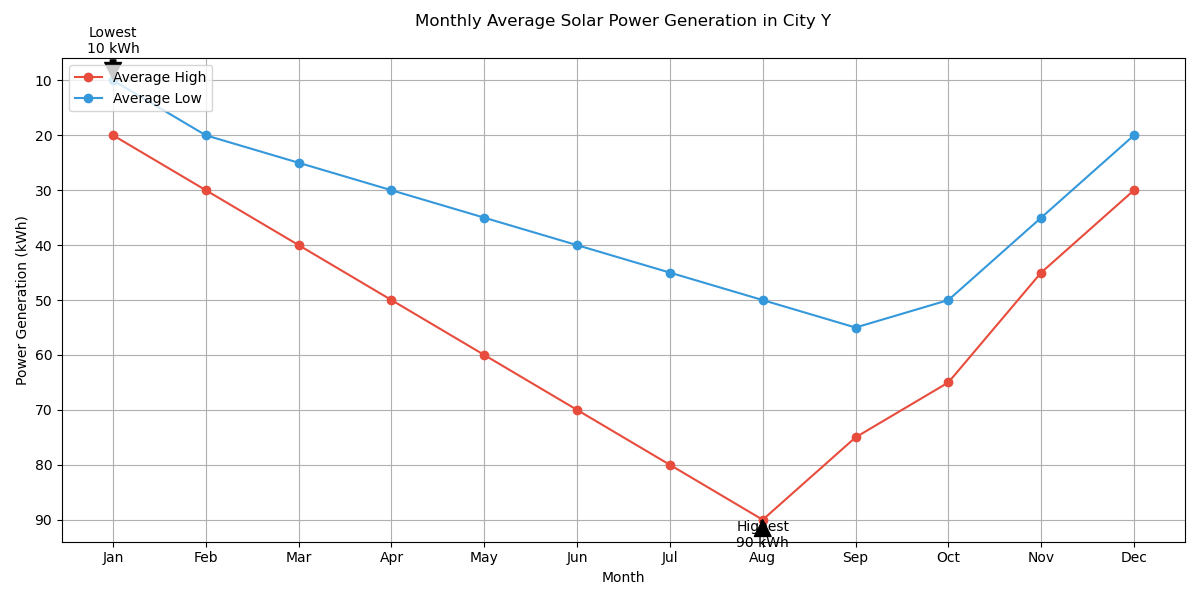

This chart was generated by the following Python code:

import matplotlib.pyplot as plt

# Data
months = [
    'Jan', 'Feb', 'Mar', 'Apr', 'May', 'Jun',
    'Jul', 'Aug', 'Sep', 'Oct', 'Nov', 'Dec'
]
average_high = [20, 30, 40, 50, 60, 70, 80, 90, 75, 65, 45, 30]
average_low = [10, 20, 25, 30, 35, 40, 45, 50, 55, 50, 35, 20]

# Create the plot
plt.figure(figsize=(12, 6))
plt.plot(months, average_high, color='#e74c3c', marker='o', label="Average High")
plt.plot(months, average_low, color='#3498db', marker='o', label="Average Low")

# Highlight Highest and Lowest Average Power Generation
highest_power = max(average_high)
lowest_power = min(average_low)
highest_month = months[average_high.index(highest_power)]
lowest_month = months[average_low.index(lowest_power)]

plt.annotate(f'Highest\n{highest_power} kWh', xy=(highest_month, highest_power), xytext=(highest_month, highest_power+5),
             arrowprops=dict(facecolor='black', shrink=0.05), ha='center')
plt.annotate(f'Lowest\n{lowest_power} kWh', xy=(lowest_month, lowest_power), xytext=(lowest_month, lowest_power-5),
             arrowprops=dict(facecolor='black', shrink=0.05), ha='center')

# Customize rest of the chart
plt.title("Monthly Average Solar Power Generation in City Y", y=1.05)
plt.xlabel("Month")
plt.ylabel("Power Generation (kWh)")
plt.legend(loc='upper left')
plt.grid(True)
plt.gca().invert_yaxis()
plt.tight_layout()

# Show the plot
plt.show()
